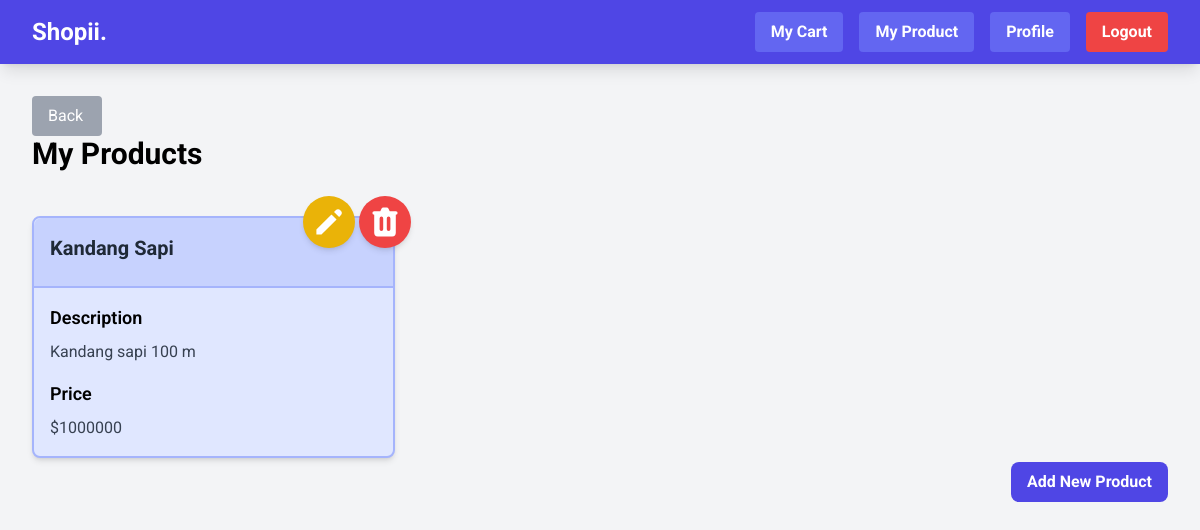
/my-product/ (signed in), run on the app's committed database.
### main/models.py (models this page shows, shortened)
class ProductEntry(models.Model):
    id = models.UUIDField(primary_key=True, default=uuid.uuid4, editable=False)  # tambahkan baris ini
    user = models.ForeignKey(User, on_delete=models.CASCADE)
    product_name = models.CharField(max_length=255)
    product_desc = models.TextField()
    price = models.IntegerField()

### main/views.py (the view)
# urls.py: path('my-product/', my_product, name='my-product'),
@login_required
def my_product(request):
    product_entries = ProductEntry.objects.filter(user=request.user)
    context = {
        'product_entries': product_entries,
    }
    return render(request, 'my_product.html', context)

### main/templates/my_product.html (shortened to what this page needs)
{% extends 'base.html' %}
{% load static %}
{% block content %}
{% include 'navbar.html' %}
<div class="overflow-x-hidden px-4 md:px-8 pb-8 pt-24 min-h-screen bg-gray-100 flex flex-col">
  <a href="{% url 'main:show_main' %}" class="bg-gray-400 w-[70px] hover:bg-gray-600 text-white py-2 px-4 rounded">
      Back
  </a>
  <h1 class="text-3xl font-bold mb-6">My Products</h1>
  {% if not product_entries %}
  <div class="flex flex-col items-center justify-center min-h-[24rem] p-6">
      <p class="text-center text-gray-600 mt-4">No products available in your catalog.</p>
  </div>
  {% else %}
  <div class="columns-1 sm:columns-2 lg:columns-3 gap-6 space-y-6 w-full">
      {% for product_entry in product_entries %}
          {% include 'card_product.html' with product_entry=product_entry %}
      {% endfor %}
  </div>
  {% endif %}
  <div class="flex justify-end mt-6">
    <a href="{% url 'main:create_product_entry' %}" class="bg-indigo-600 hover:bg-indigo-700 text-white font-bold py-2 px-4 rounded-lg transition duration-300 ease-in-out transform hover:-translate-y-1 hover:scale-105">
        Add New Product
    </a>
  </div>
</div>
{% endblock content %}

### main/templates/card_product.html (shortened to what this page needs)
<div class="relative break-inside-avoid">
  <div class="relative top-5 bg-indigo-100 shadow-md rounded-lg mb-6 flex flex-col border-2 border-indigo-300 transform transition-transform duration-300">
      <div class="bg-indigo-200 text-gray-800 p-4 rounded-t-lg border-b-2 border-indigo-300">
          <h3 class="font-bold text-xl mb-2">{{ product_entry.product_name }}</h3>
      </div>
      <div class="p-4">
          <p class="font-semibold text-lg mb-2">Description</p>
          <p class="text-gray-700 mb-4">
              {{ product_entry.product_desc }}
          </p>
          <p class="font-semibold text-lg mb-2">Price</p>
          <p class="text-gray-700">
              ${{ product_entry.price }}
          </p>
      </div>
  </div>
  <div class="absolute top-0 -right-4 flex space-x-1">
      <a href="{% url 'main:edit_product' product_entry.pk %}" class="bg-yellow-500 hover:bg-yellow-600 text-white rounded-full p-2 transition duration-300 shadow-md">
          <svg xmlns="http://www.w3.org/2000/svg" class="h-9 w-9" viewBox="0 0 20 20" fill="currentColor">
              <path d="M13.586 3.586a2 2 0 112.828 2.828l-.793.793-2.828-2.828.793-.793zM11.379 5.793L3 14.172V17h2.828l8.38-8.379-2.83-2.828z" />
          </svg>
      </a>
      <a href="{% url 'main:delete_product' product_entry.pk %}" class="bg-red-500 hover:bg-red-600 text-white rounded-full p-2 transition duration-300 shadow-md">
      </a>
  </div>
</div>

### templates/base.html (style rules this page uses)
body { font-family: 'Roboto', sans-serif; }

### data on the page
ProductEntry: product_name "Kandang Sapi", product_desc "Kandang sapi 100 m", price "1000000"
